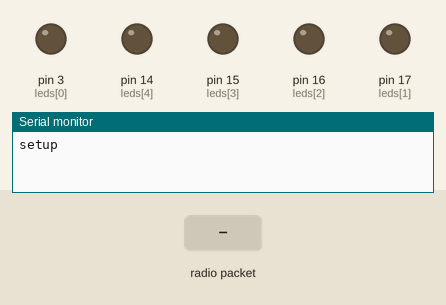
Recording of a sketch running on a simulated Arduino Uno, built with avr-gcc and run on an emulated ATmega328P. Parts: output pins drawn as LEDs (lit = HIGH), the last lines printed to the serial monitor. The test bench sets the inputs (shaded band). No radio packets arrive unless stated.

Above: at 0.01 s.
At 1.26 s:
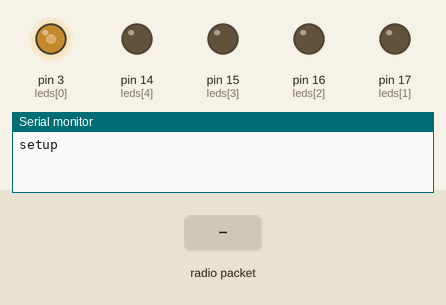
1.3 s: radio packet "1" arrives
At 1.6 s:
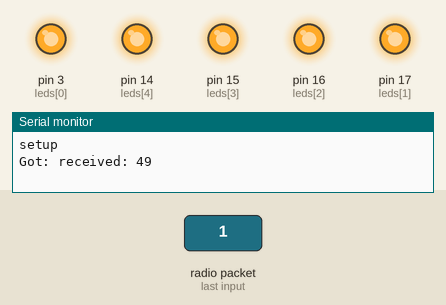
Timing chart, 0 to 4.3 s (numbered marks = the images above; inputs shaded):
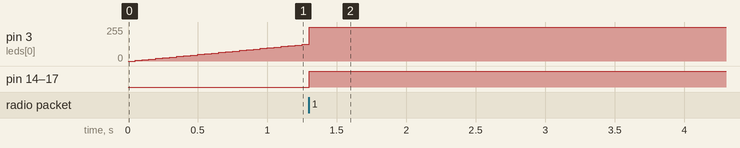

The sketch:

right_shoe.ino
```cpp
// receiver
//
// Receiver for right shoe of GPS shoes
// rf receiver in pin 11

#include <VirtualWire.h>

// first LED with PWM fading needs to be in 3 (or same port)
int leds[] = {
  3, 17, 16, 15, 14};
int numLEDs = 5;
int currBlink = 0;

int j =0;
int fadeValue = 0;
int fadeDirection = 5;

void setup()
{
    Serial.begin(9600);	// Debugging only
    Serial.println("setup");

    for( int i=0; i<numLEDs; i++)
    {
      pinMode(leds[i], OUTPUT);
    }

    // Initialise the IO and ISR
    vw_set_ptt_inverted(true); // Required for DR3100
    vw_setup(2000);	 // Bits per sec

    vw_rx_start();       // Start the receiver PLL running
}

void loop()
{
    uint8_t buf[VW_MAX_MESSAGE_LEN];
    uint8_t buflen = VW_MAX_MESSAGE_LEN;

    if (vw_get_message(buf, &buflen)) // Non-blocking
    {
	int i;

        digitalWrite(13, true); // Flash a light to show received good message
	// Message with a good checksum received, dump it.
	Serial.print("Got: ");

	for (i = 0; i < buflen; i++)
	{
            currBlink = buf[i];
            Serial.print("received: ");
	    Serial.println(currBlink);
	}

        digitalWrite(13, false);
    }

    distance_lights(currBlink);

    //Serial.println("test");
    //delay(1000);
}


void distance_lights(int pos)
{
  //Serial.print("blinking position: ");
  //Serial.println(pos);
  //Serial.print(" ");
  // simulate distance to destination
  if(pos > 0) {
    if(pos < 6){
    for(int i=0; i<=numLEDs-1; i++)
    {
      digitalWrite(leds[i], LOW);
    }

    for(int i=0; i<pos-1; i++){
      digitalWrite(leds[i], HIGH);
    }
    digitalWrite(leds[pos-1], HIGH);
    delay(300);
    digitalWrite(leds[pos-1], LOW);
    delay(300);
    j++;
    if(j>50) j=0;
    }
    else {
      for(int i=0; i<=numLEDs-1; i++)
    {
      digitalWrite(leds[i], HIGH);
    }
    }
  }
  // simulate standby
  else {
    // fade centre from min to max in increments of 5 points:
    analogWrite(leds[0], fadeValue);

    fadeValue += fadeDirection;
    if(fadeValue > 250 || fadeValue < 5)
      fadeDirection = -1*fadeDirection;


    delay(50);
    //Serial.println(fadeValue);
  }
}
```

Measured:
- after the input at 1.3 s, pin 14 (leds[4]), pin 15 (leds[3]), pin 16 (leds[2]), pin 17 (leds[1]): LOW → HIGH at once
